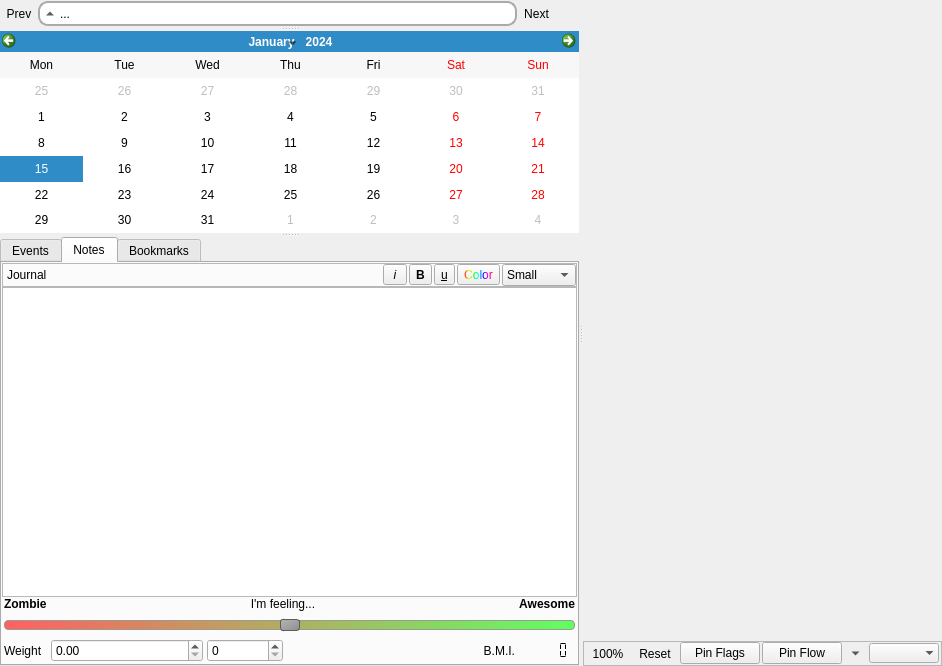
<?xml version="1.0" encoding="UTF-8"?>
<ui version="4.0">
 <class>Daily</class>
 <widget class="QWidget" name="Daily">
  <property name="geometry">
   <rect>
    <x>0</x>
    <y>0</y>
    <width>942</width>
    <height>666</height>
   </rect>
  </property>
  <property name="sizePolicy">
   <sizepolicy hsizetype="Expanding" vsizetype="Expanding">
    <horstretch>0</horstretch>
    <verstretch>0</verstretch>
   </sizepolicy>
  </property>
  <property name="windowTitle">
   <string>Form</string>
  </property>
  <layout class="QVBoxLayout" name="verticalLayout_5">
   <property name="spacing">
    <number>0</number>
   </property>
   <property name="leftMargin">
    <number>0</number>
   </property>
   <property name="topMargin">
    <number>0</number>
   </property>
   <property name="rightMargin">
    <number>0</number>
   </property>
   <property name="bottomMargin">
    <number>0</number>
   </property>
   <item>
    <widget class="QSplitter" name="splitter_2">
     <property name="orientation">
      <enum>Qt::Horizontal</enum>
     </property>
     <widget class="QSplitter" name="splitter">
      <property name="orientation">
       <enum>Qt::Vertical</enum>
      </property>
      <widget class="QWidget" name="calNavWidget" native="true">
       <property name="sizePolicy">
        <sizepolicy hsizetype="Expanding" vsizetype="Minimum">
         <horstretch>0</horstretch>
         <verstretch>0</verstretch>
        </sizepolicy>
       </property>
       <property name="maximumSize">
        <size>
         <width>16777215</width>
         <height>27</height>
        </size>
       </property>
       <layout class="QHBoxLayout" name="horizontalLayout_6">
        <property name="spacing">
         <number>0</number>
        </property>
        <property name="leftMargin">
         <number>0</number>
        </property>
        <property name="topMargin">
         <number>0</number>
        </property>
        <property name="rightMargin">
         <number>0</number>
        </property>
        <property name="bottomMargin">
         <number>0</number>
        </property>
        <item>
         <widget class="QToolButton" name="prevDayButton">
          <property name="sizePolicy">
           <sizepolicy hsizetype="Fixed" vsizetype="Minimum">
            <horstretch>0</horstretch>
            <verstretch>0</verstretch>
           </sizepolicy>
          </property>
          <property name="minimumSize">
           <size>
            <width>0</width>
            <height>25</height>
           </size>
          </property>
          <property name="maximumSize">
           <size>
            <width>16777215</width>
            <height>25</height>
           </size>
          </property>
          <property name="toolTip">
           <string>Go to the previous day</string>
          </property>
          <property name="styleSheet">
           <string notr="true">QToolButton {
 background: transparent;
 border-radius: 8px;
 border: 2px solid transparent;
}

QToolButton:hover {
 border: 2px solid #456789;
}

QToolButton:pressed {
 border: 2px solid #456789;
 background-color: #89abcd;
}</string>
          </property>
          <property name="text">
           <string>Prev</string>
          </property>
          <property name="icon">
           <iconset resource="Resources.qrc">
            <normaloff>:/icons/arrow-left.png</normaloff>:/icons/arrow-left.png</iconset>
          </property>
          <property name="toolButtonStyle">
           <enum>Qt::ToolButtonIconOnly</enum>
          </property>
          <property name="autoRaise">
           <bool>false</bool>
          </property>
          <property name="arrowType">
           <enum>Qt::NoArrow</enum>
          </property>
         </widget>
        </item>
        <item>
         <widget class="QToolButton" name="calButton">
          <property name="sizePolicy">
           <sizepolicy hsizetype="Expanding" vsizetype="Minimum">
            <horstretch>0</horstretch>
            <verstretch>0</verstretch>
           </sizepolicy>
          </property>
          <property name="minimumSize">
           <size>
            <width>0</width>
            <height>25</height>
           </size>
          </property>
          <property name="maximumSize">
           <size>
            <width>16777215</width>
            <height>25</height>
           </size>
          </property>
          <property name="toolTip">
           <string>Show or hide the calender</string>
          </property>
          <property name="layoutDirection">
           <enum>Qt::LeftToRight</enum>
          </property>
          <property name="styleSheet">
           <string notr="true">QToolButton {
border: 2px solid #aaaaaa;
border-radius: 10px;
background: white;
}

QToolButton:hover {
border: 2px solid #456789;
border-radius: 10px;
}

QToolButton:pressed {
border: 2px solid #456789;
border-radius: 10px;
}</string>
          </property>
          <property name="text">
           <string>...</string>
          </property>
          <property name="checkable">
           <bool>true</bool>
          </property>
          <property name="checked">
           <bool>true</bool>
          </property>
          <property name="toolButtonStyle">
           <enum>Qt::ToolButtonTextBesideIcon</enum>
          </property>
          <property name="autoRaise">
           <bool>true</bool>
          </property>
          <property name="arrowType">
           <enum>Qt::UpArrow</enum>
          </property>
         </widget>
        </item>
        <item>
         <widget class="QToolButton" name="nextDayButton">
          <property name="sizePolicy">
           <sizepolicy hsizetype="Fixed" vsizetype="Minimum">
            <horstretch>0</horstretch>
            <verstretch>0</verstretch>
           </sizepolicy>
          </property>
          <property name="minimumSize">
           <size>
            <width>0</width>
            <height>25</height>
           </size>
          </property>
          <property name="maximumSize">
           <size>
            <width>16777215</width>
            <height>25</height>
           </size>
          </property>
          <property name="toolTip">
           <string>Go to the next day</string>
          </property>
          <property name="layoutDirection">
           <enum>Qt::LeftToRight</enum>
          </property>
          <property name="styleSheet">
           <string notr="true">QToolButton {
 background: transparent;
 border-radius: 8px;
 border: 2px solid transparent;
}

QToolButton:hover {
 border: 2px solid #456789;
}

QToolButton:pressed {
 border: 2px solid #456789;
 background-color: #89abcd;
}</string>
          </property>
          <property name="text">
           <string>Next</string>
          </property>
          <property name="icon">
           <iconset resource="Resources.qrc">
            <normaloff>:/icons/arrow-right.png</normaloff>:/icons/arrow-right.png</iconset>
          </property>
          <property name="toolButtonStyle">
           <enum>Qt::ToolButtonIconOnly</enum>
          </property>
          <property name="autoRaise">
           <bool>false</bool>
          </property>
          <property name="arrowType">
           <enum>Qt::NoArrow</enum>
          </property>
         </widget>
        </item>
        <item>
         <widget class="QToolButton" name="todayButton">
          <property name="sizePolicy">
           <sizepolicy hsizetype="Fixed" vsizetype="Minimum">
            <horstretch>0</horstretch>
            <verstretch>0</verstretch>
           </sizepolicy>
          </property>
          <property name="minimumSize">
           <size>
            <width>0</width>
            <height>25</height>
           </size>
          </property>
          <property name="maximumSize">
           <size>
            <width>16777215</width>
            <height>25</height>
           </size>
          </property>
          <property name="toolTip">
           <string>Go to the most recent day with data records</string>
          </property>
          <property name="styleSheet">
           <string notr="true">QToolButton {
 background: transparent;
 border-radius: 8px;
 border: 2px solid transparent;
}

QToolButton:hover {
 border: 2px solid #456789;
}

QToolButton:pressed {
 border: 2px solid #456789;
 background-color: #89abcd;
}</string>
          </property>
          <property name="icon">
           <iconset resource="Resources.qrc">
            <normaloff>:/icons/arrow-end.png</normaloff>:/icons/arrow-end.png</iconset>
          </property>
          <property name="toolButtonStyle">
           <enum>Qt::ToolButtonIconOnly</enum>
          </property>
          <property name="autoRaise">
           <bool>false</bool>
          </property>
         </widget>
        </item>
       </layout>
      </widget>
      <widget class="QCalendarWidget" name="calendar">
       <property name="sizePolicy">
        <sizepolicy hsizetype="Expanding" vsizetype="Preferred">
         <horstretch>0</horstretch>
         <verstretch>0</verstretch>
        </sizepolicy>
       </property>
       <property name="minimumSize">
        <size>
         <width>0</width>
         <height>200</height>
        </size>
       </property>
       <property name="baseSize">
        <size>
         <width>0</width>
         <height>0</height>
        </size>
       </property>
       <property name="styleSheet">
        <string notr="true">#qt_calendar_nextmonth {
 background: transparent;
 border-radius: 8px;
}

#qt_calendar_nextmonth:hover {
	border: 2px solid #456789;
}

#qt_calendar_nextmonth:pressed {
	border: 2px solid #456789;
    background: #89abcd;
}

#qt_calendar_prevmonth {
 background: transparent;
  border-radius: 8px;
}

#qt_calendar_prevmonth:hover {
	border: 2px solid #456789;
}

#qt_calendar_prevmonth:pressed {
	border: 2px solid #456789;
    background: #89abcd;
}

#qt_calendar_monthbutton {
  background: transparent;
  border: 2px solid transparent;
  border-radius: 8px;
  width: 6em;
}

#qt_calendar_monthbutton:hover {
	border: 2px solid #456789;
}

#qt_calendar_monthbutton:pressed {
	border: 2px solid #456789;
    background: #89abcd;
}

#qt_calendar_yearbutton {
  background: transparent;
 border-radius: 8px;
}

#qt_calendar_yearbutton:hover {
	border: 2px solid #456789;
}

#qt_calendar_yearbutton:pressed {
	border: 2px solid #456789;
    background: #89abcd;
}

</string>
       </property>
       <property name="firstDayOfWeek">
        <enum>Qt::Monday</enum>
       </property>
       <property name="gridVisible">
        <bool>false</bool>
       </property>
       <property name="horizontalHeaderFormat">
        <enum>QCalendarWidget::ShortDayNames</enum>
       </property>
       <property name="verticalHeaderFormat">
        <enum>QCalendarWidget::NoVerticalHeader</enum>
       </property>
       <property name="navigationBarVisible">
        <bool>true</bool>
       </property>
      </widget>
      <widget class="QTabWidget" name="tabWidget">
       <property name="minimumSize">
        <size>
         <width>0</width>
         <height>0</height>
        </size>
       </property>
       <property name="currentIndex">
        <number>1</number>
       </property>
       <property name="movable">
        <bool>true</bool>
       </property>
       <widget class="QWidget" name="events">
        <attribute name="title">
         <string>Events</string>
        </attribute>
        <layout class="QVBoxLayout" name="verticalLayout">
         <property name="spacing">
          <number>0</number>
         </property>
         <property name="leftMargin">
          <number>0</number>
         </property>
         <property name="topMargin">
          <number>0</number>
         </property>
         <property name="rightMargin">
          <number>0</number>
         </property>
         <property name="bottomMargin">
          <number>0</number>
         </property>
         <item>
          <widget class="QTreeWidget" name="treeWidget">
           <property name="editTriggers">
            <set>QAbstractItemView::NoEditTriggers</set>
           </property>
           <property name="alternatingRowColors">
            <bool>true</bool>
           </property>
           <property name="animated">
            <bool>true</bool>
           </property>
           <attribute name="headerVisible">
            <bool>false</bool>
           </attribute>
           <attribute name="headerHighlightSections">
            <bool>false</bool>
           </attribute>
           <column>
            <property name="text">
             <string notr="true">1</string>
            </property>
           </column>
          </widget>
         </item>
         <item>
          <layout class="QHBoxLayout" name="horizontalLayout_9">
           <property name="leftMargin">
            <number>4</number>
           </property>
           <property name="topMargin">
            <number>4</number>
           </property>
           <property name="rightMargin">
            <number>4</number>
           </property>
           <property name="bottomMargin">
            <number>4</number>
           </property>
           <item>
            <widget class="QLabel" name="label_7">
             <property name="text">
              <string>View Size</string>
             </property>
            </widget>
           </item>
           <item>
            <widget class="QSlider" name="evViewSlider">
             <property name="minimum">
              <number>1</number>
             </property>
             <property name="maximum">
              <number>30</number>
             </property>
             <property name="orientation">
              <enum>Qt::Horizontal</enum>
             </property>
             <property name="tickPosition">
              <enum>QSlider::TicksAbove</enum>
             </property>
             <property name="tickInterval">
              <number>2</number>
             </property>
            </widget>
           </item>
           <item>
            <widget class="QLCDNumber" name="evViewLCD">
             <property name="sizePolicy">
              <sizepolicy hsizetype="Fixed" vsizetype="Minimum">
               <horstretch>0</horstretch>
               <verstretch>0</verstretch>
              </sizepolicy>
             </property>
             <property name="digitCount">
              <number>3</number>
             </property>
             <property name="segmentStyle">
              <enum>QLCDNumber::Flat</enum>
             </property>
            </widget>
           </item>
          </layout>
         </item>
        </layout>
       </widget>
       <widget class="QWidget" name="notes">
        <attribute name="title">
         <string>Notes</string>
        </attribute>
        <layout class="QVBoxLayout" name="verticalLayout_4">
         <property name="spacing">
          <number>0</number>
         </property>
         <property name="leftMargin">
          <number>0</number>
         </property>
         <property name="topMargin">
          <number>0</number>
         </property>
         <property name="rightMargin">
          <number>0</number>
         </property>
         <property name="bottomMargin">
          <number>0</number>
         </property>
         <item>
          <widget class="QFrame" name="frame_3">
           <property name="styleSheet">
            <string notr="true"/>
           </property>
           <property name="frameShape">
            <enum>QFrame::StyledPanel</enum>
           </property>
           <property name="frameShadow">
            <enum>QFrame::Raised</enum>
           </property>
           <layout class="QHBoxLayout" name="horizontalLayout_3">
            <property name="spacing">
             <number>2</number>
            </property>
            <property name="leftMargin">
             <number>4</number>
            </property>
            <property name="topMargin">
             <number>0</number>
            </property>
            <property name="rightMargin">
             <number>0</number>
            </property>
            <property name="bottomMargin">
             <number>0</number>
            </property>
            <item>
             <widget class="QLabel" name="label_5">
              <property name="sizePolicy">
               <sizepolicy hsizetype="Fixed" vsizetype="Preferred">
                <horstretch>0</horstretch>
                <verstretch>0</verstretch>
               </sizepolicy>
              </property>
              <property name="text">
               <string>Journal</string>
              </property>
             </widget>
            </item>
            <item>
             <spacer name="horizontalSpacer">
              <property name="orientation">
               <enum>Qt::Horizontal</enum>
              </property>
              <property name="sizeHint" stdset="0">
               <size>
                <width>342</width>
                <height>20</height>
               </size>
              </property>
             </spacer>
            </item>
            <item>
             <widget class="QToolButton" name="JournalNotesItalic">
              <property name="font">
               <font>
                <italic>true</italic>
               </font>
              </property>
              <property name="text">
               <string> i </string>
              </property>
              <property name="shortcut">
               <string>Ctrl+I</string>
              </property>
             </widget>
            </item>
            <item>
             <widget class="QToolButton" name="JournalNotesBold">
              <property name="font">
               <font>
                <weight>75</weight>
                <bold>true</bold>
               </font>
              </property>
              <property name="text">
               <string>B</string>
              </property>
              <property name="shortcut">
               <string>Ctrl+B</string>
              </property>
             </widget>
            </item>
            <item>
             <widget class="QToolButton" name="JournalNotesUnderline">
              <property name="font">
               <font>
                <underline>true</underline>
               </font>
              </property>
              <property name="text">
               <string>u</string>
              </property>
             </widget>
            </item>
            <item>
             <widget class="QToolButton" name="JournalNotesColour">
              <property name="styleSheet">
               <string notr="true">color: qlineargradient(spread:pad, x1:0, y1:0, x2:1, y2:0, stop:0 rgba(255, 0, 0, 255), stop:0.166 rgba(255, 255, 0, 255), stop:0.333 rgba(0, 255, 0, 255), stop:0.5 rgba(0, 255, 255, 255), stop:0.666 rgba(0, 0, 255, 255), stop:0.833 rgba(255, 0, 255, 255), stop:1 rgba(255, 0, 0, 255))</string>
              </property>
              <property name="text">
               <string>Color</string>
              </property>
             </widget>
            </item>
            <item>
             <widget class="QComboBox" name="JournalNotesFontsize">
              <property name="maximumSize">
               <size>
                <width>85</width>
                <height>16777215</height>
               </size>
              </property>
              <property name="maxVisibleItems">
               <number>3</number>
              </property>
              <property name="sizeAdjustPolicy">
               <enum>QComboBox::AdjustToContents</enum>
              </property>
              <item>
               <property name="text">
                <string>Small</string>
               </property>
              </item>
              <item>
               <property name="text">
                <string>Medium</string>
               </property>
              </item>
              <item>
               <property name="text">
                <string>Big</string>
               </property>
              </item>
             </widget>
            </item>
           </layout>
          </widget>
         </item>
         <item>
          <widget class="QTextEdit" name="JournalNotes">
           <property name="sizePolicy">
            <sizepolicy hsizetype="Expanding" vsizetype="Expanding">
             <horstretch>0</horstretch>
             <verstretch>0</verstretch>
            </sizepolicy>
           </property>
          </widget>
         </item>
         <item>
          <widget class="QWidget" name="widget" native="true">
           <layout class="QFormLayout" name="formLayout">
            <property name="fieldGrowthPolicy">
             <enum>QFormLayout::AllNonFixedFieldsGrow</enum>
            </property>
            <property name="horizontalSpacing">
             <number>4</number>
            </property>
            <property name="verticalSpacing">
             <number>4</number>
            </property>
            <property name="leftMargin">
             <number>2</number>
            </property>
            <property name="topMargin">
             <number>0</number>
            </property>
            <property name="rightMargin">
             <number>2</number>
            </property>
            <property name="bottomMargin">
             <number>2</number>
            </property>
            <item row="0" column="0" colspan="2">
             <layout class="QGridLayout" name="gridLayout">
              <item row="0" column="0">
               <widget class="QLabel" name="label">
                <property name="sizePolicy">
                 <sizepolicy hsizetype="Fixed" vsizetype="Preferred">
                  <horstretch>0</horstretch>
                  <verstretch>0</verstretch>
                 </sizepolicy>
                </property>
                <property name="font">
                 <font>
                  <weight>75</weight>
                  <bold>true</bold>
                 </font>
                </property>
                <property name="text">
                 <string>Zombie</string>
                </property>
               </widget>
              </item>
              <item row="0" column="1" colspan="6">
               <widget class="QLabel" name="label_9">
                <property name="font">
                 <font>
                  <weight>50</weight>
                  <bold>false</bold>
                 </font>
                </property>
                <property name="text">
                 <string>I'm feeling...</string>
                </property>
                <property name="alignment">
                 <set>Qt::AlignCenter</set>
                </property>
               </widget>
              </item>
              <item row="2" column="0">
               <widget class="QLabel" name="label_8">
                <property name="sizePolicy">
                 <sizepolicy hsizetype="Preferred" vsizetype="Preferred">
                  <horstretch>0</horstretch>
                  <verstretch>0</verstretch>
                 </sizepolicy>
                </property>
                <property name="text">
                 <string>Weight</string>
                </property>
               </widget>
              </item>
              <item row="2" column="1" colspan="2">
               <widget class="QDoubleSpinBox" name="weightSpinBox">
                <property name="maximum">
                 <double>1499.000000000000000</double>
                </property>
               </widget>
              </item>
              <item row="1" column="0" colspan="8">
               <widget class="QSlider" name="ZombieMeter">
                <property name="styleSheet">
                 <string notr="true">QSlider::groove:horizontal  {
    border: 1px solid #999999;
    border-radius: 4px;
    height: 8px; /* the groove expands to the size of the slider by default. by giving it a height, it has a fixed size */
    background: qlineargradient(x1:0, y1:0, x2:1, y2:0, stop:0 #ff6060, stop:1 #60ff60);
    margin: 2px 0; 
  
}

QSlider::handle:horizontal  {
    background: qlineargradient(x1:0, y1:0, x2:1, y2:1, stop:0 #b4b4b4, stop:1 #8f8f8f);
    border: 1px solid #5c5c5c;
    width: 18px;
    margin: -2px 0; /* handle is placed by default on the contents rect of the groove. Expand outside the groove */
    border-radius: 3px;
}
</string>
                </property>
                <property name="maximum">
                 <number>10</number>
                </property>
                <property name="pageStep">
                 <number>5</number>
                </property>
                <property name="value">
                 <number>5</number>
                </property>
                <property name="orientation">
                 <enum>Qt::Horizontal</enum>
                </property>
                <property name="tickPosition">
                 <enum>QSlider::TicksAbove</enum>
                </property>
                <property name="tickInterval">
                 <number>1</number>
                </property>
               </widget>
              </item>
              <item row="2" column="3">
               <widget class="QSpinBox" name="ouncesSpinBox">
                <property name="suffix">
                 <string/>
                </property>
               </widget>
              </item>
              <item row="0" column="7">
               <widget class="QLabel" name="label_10">
                <property name="sizePolicy">
                 <sizepolicy hsizetype="Preferred" vsizetype="Preferred">
                  <horstretch>0</horstretch>
                  <verstretch>0</verstretch>
                 </sizepolicy>
                </property>
                <property name="font">
                 <font>
                  <weight>75</weight>
                  <bold>true</bold>
                 </font>
                </property>
                <property name="text">
                 <string>Awesome</string>
                </property>
                <property name="alignment">
                 <set>Qt::AlignRight|Qt::AlignTrailing|Qt::AlignVCenter</set>
                </property>
               </widget>
              </item>
              <item row="2" column="7">
               <widget class="QLCDNumber" name="BMI">
                <property name="sizePolicy">
                 <sizepolicy hsizetype="Fixed" vsizetype="Minimum">
                  <horstretch>0</horstretch>
                  <verstretch>0</verstretch>
                 </sizepolicy>
                </property>
                <property name="frameShape">
                 <enum>QFrame::NoFrame</enum>
                </property>
                <property name="smallDecimalPoint">
                 <bool>true</bool>
                </property>
                <property name="digitCount">
                 <number>5</number>
                </property>
                <property name="segmentStyle">
                 <enum>QLCDNumber::Flat</enum>
                </property>
               </widget>
              </item>
              <item row="2" column="4" colspan="3">
               <widget class="QLabel" name="BMIlabel">
                <property name="sizePolicy">
                 <sizepolicy hsizetype="Preferred" vsizetype="Preferred">
                  <horstretch>0</horstretch>
                  <verstretch>0</verstretch>
                 </sizepolicy>
                </property>
                <property name="text">
                 <string>B.M.I.</string>
                </property>
                <property name="alignment">
                 <set>Qt::AlignRight|Qt::AlignTrailing|Qt::AlignVCenter</set>
                </property>
               </widget>
              </item>
             </layout>
            </item>
           </layout>
          </widget>
         </item>
        </layout>
       </widget>
       <widget class="QWidget" name="bookmarkTab">
        <attribute name="title">
         <string>Bookmarks</string>
        </attribute>
        <layout class="QVBoxLayout" name="verticalLayout_2">
         <property name="leftMargin">
          <number>4</number>
         </property>
         <property name="topMargin">
          <number>4</number>
         </property>
         <property name="rightMargin">
          <number>4</number>
         </property>
         <property name="bottomMargin">
          <number>4</number>
         </property>
         <item>
          <widget class="QPushButton" name="addBookmarkButton">
           <property name="styleSheet">
            <string notr="true"/>
           </property>
           <property name="text">
            <string>Add Bookmark</string>
           </property>
          </widget>
         </item>
         <item>
          <widget class="QTableWidget" name="bookmarkTable">
           <property name="alternatingRowColors">
            <bool>true</bool>
           </property>
           <property name="selectionMode">
            <enum>QAbstractItemView::SingleSelection</enum>
           </property>
           <property name="selectionBehavior">
            <enum>QAbstractItemView::SelectRows</enum>
           </property>
           <property name="sortingEnabled">
            <bool>true</bool>
           </property>
           <attribute name="horizontalHeaderStretchLastSection">
            <bool>true</bool>
           </attribute>
           <column>
            <property name="text">
             <string>Starts</string>
            </property>
           </column>
           <column>
            <property name="text">
             <string>Notes</string>
            </property>
           </column>
          </widget>
         </item>
         <item>
          <widget class="QPushButton" name="removeBookmarkButton">
           <property name="text">
            <string>Remove Bookmark</string>
           </property>
          </widget>
         </item>
        </layout>
       </widget>
      </widget>
     </widget>
     <widget class="QWidget" name="layoutWidget">
      <layout class="QVBoxLayout" name="verticalLayout_3">
       <property name="spacing">
        <number>0</number>
       </property>
       <item>
        <widget class="QWidget" name="graphMainArea" native="true">
         <property name="sizePolicy">
          <sizepolicy hsizetype="Expanding" vsizetype="Expanding">
           <horstretch>1</horstretch>
           <verstretch>0</verstretch>
          </sizepolicy>
         </property>
        </widget>
       </item>
       <item>
        <widget class="QFrame" name="frame">
         <property name="frameShape">
          <enum>QFrame::StyledPanel</enum>
         </property>
         <property name="frameShadow">
          <enum>QFrame::Sunken</enum>
         </property>
         <layout class="QHBoxLayout" name="horizontalLayout">
          <property name="spacing">
           <number>2</number>
          </property>
          <property name="leftMargin">
           <number>2</number>
          </property>
          <property name="topMargin">
           <number>0</number>
          </property>
          <property name="rightMargin">
           <number>2</number>
          </property>
          <property name="bottomMargin">
           <number>0</number>
          </property>
          <item>
           <widget class="QToolButton" name="zoomFullyOut">
            <property name="toolTip">
             <string>Zoom fully out</string>
            </property>
            <property name="styleSheet">
             <string notr="true">QToolButton {
 background: transparent;
 border-radius: 8px;
 border: 2px solid transparent;
}

QToolButton:hover {
 border: 2px solid #456789;
}

QToolButton:pressed {
 border: 2px solid #456789;
 background-color: #89abcd;
}</string>
            </property>
            <property name="text">
             <string>100%</string>
            </property>
            <property name="autoRaise">
             <bool>true</bool>
            </property>
           </widget>
          </item>
          <item>
           <widget class="QToolButton" name="resetLayoutButton">
            <property name="toolTip">
             <string>Reset the graph heights to uniform sizes</string>
            </property>
            <property name="styleSheet">
             <string notr="true">QToolButton {
 background: transparent;
 border-radius: 8px;
 border: 2px solid transparent;
}

QToolButton:hover {
 border: 2px solid #456789;
}

QToolButton:pressed {
 border: 2px solid #456789;
 background-color: #89abcd;
}</string>
            </property>
            <property name="text">
             <string>Reset</string>
            </property>
            <property name="autoRaise">
             <bool>true</bool>
            </property>
            <property name="arrowType">
             <enum>Qt::NoArrow</enum>
            </property>
           </widget>
          </item>
          <item>
           <widget class="QPushButton" name="pinFlagsButton">
            <property name="text">
             <string>Pin Flags</string>
            </property>
            <property name="checkable">
             <bool>true</bool>
            </property>
           </widget>
          </item>
          <item>
           <widget class="QPushButton" name="pinFlowButton">
            <property name="text">
             <string>Pin Flow</string>
            </property>
            <property name="checkable">
             <bool>true</bool>
            </property>
           </widget>
          </item>
          <item>
           <layout class="QHBoxLayout" name="sessionBarLayout">
            <property name="sizeConstraint">
             <enum>QLayout::SetMaximumSize</enum>
            </property>
           </layout>
          </item>
          <item>
           <widget class="QToolButton" name="toggleGraphs">
            <property name="styleSheet">
             <string notr="true">QToolButton {
 background: transparent;
 border-radius: 8px;
 border: 2px solid transparent;
}

QToolButton:hover {
 border: 2px solid #456789;
}

QToolButton:pressed {
 border: 2px solid #456789;
 background-color: #89abcd;
}</string>
            </property>
            <property name="text">
             <string/>
            </property>
            <property name="checkable">
             <bool>true</bool>
            </property>
            <property name="toolButtonStyle">
             <enum>Qt::ToolButtonIconOnly</enum>
            </property>
            <property name="autoRaise">
             <bool>false</bool>
            </property>
            <property name="arrowType">
             <enum>Qt::DownArrow</enum>
            </property>
           </widget>
          </item>
          <item>
           <widget class="QComboBox" name="graphCombo">
            <property name="sizePolicy">
             <sizepolicy hsizetype="Preferred" vsizetype="Fixed">
              <horstretch>0</horstretch>
              <verstretch>0</verstretch>
             </sizepolicy>
            </property>
            <property name="toolTip">
             <string>Drop down this list to show/hide available graphs.</string>
            </property>
            <property name="styleSheet">
             <string notr="true"/>
            </property>
            <property name="sizeAdjustPolicy">
             <enum>QComboBox::AdjustToContentsOnFirstShow</enum>
            </property>
            <property name="iconSize">
             <size>
              <width>20</width>
              <height>20</height>
             </size>
            </property>
            <property name="frame">
             <bool>false</bool>
            </property>
           </widget>
          </item>
         </layout>
        </widget>
       </item>
      </layout>
     </widget>
    </widget>
   </item>
  </layout>
 </widget>
 <resources>
  <include location="Resources.qrc"/>
 </resources>
 <connections/>
</ui>
